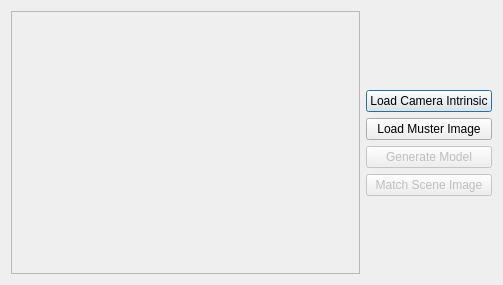
<?xml version="1.0" encoding="UTF-8"?>
<ui version="4.0">
 <class>MainDlg</class>
 <widget class="QDialog" name="MainDlg">
  <property name="geometry">
   <rect>
    <x>0</x>
    <y>0</y>
    <width>503</width>
    <height>285</height>
   </rect>
  </property>
  <property name="windowTitle">
   <string>Book Tracker</string>
  </property>
  <layout class="QVBoxLayout" name="verticalLayout_2">
   <item>
    <layout class="QHBoxLayout" name="horizontalLayout">
     <item>
      <widget class="QFrame" name="frame">
       <property name="sizePolicy">
        <sizepolicy hsizetype="Expanding" vsizetype="Expanding">
         <horstretch>0</horstretch>
         <verstretch>0</verstretch>
        </sizepolicy>
       </property>
       <property name="minimumSize">
        <size>
         <width>320</width>
         <height>240</height>
        </size>
       </property>
       <property name="frameShape">
        <enum>QFrame::StyledPanel</enum>
       </property>
       <property name="frameShadow">
        <enum>QFrame::Raised</enum>
       </property>
      </widget>
     </item>
     <item>
      <layout class="QVBoxLayout" name="verticalLayout">
       <item>
        <spacer name="verticalSpacer_2">
         <property name="orientation">
          <enum>Qt::Vertical</enum>
         </property>
         <property name="sizeHint" stdset="0">
          <size>
           <width>20</width>
           <height>40</height>
          </size>
         </property>
        </spacer>
       </item>
       <item>
        <widget class="QPushButton" name="btnLoadCamInt">
         <property name="text">
          <string>Load Camera Intrinsic</string>
         </property>
        </widget>
       </item>
       <item>
        <widget class="QPushButton" name="btnLoad">
         <property name="text">
          <string>Load Muster Image</string>
         </property>
        </widget>
       </item>
       <item>
        <widget class="QPushButton" name="btnGen">
         <property name="enabled">
          <bool>false</bool>
         </property>
         <property name="text">
          <string>Generate Model</string>
         </property>
        </widget>
       </item>
       <item>
        <widget class="QPushButton" name="btnMatch">
         <property name="enabled">
          <bool>false</bool>
         </property>
         <property name="text">
          <string>Match Scene Image</string>
         </property>
        </widget>
       </item>
       <item>
        <spacer name="verticalSpacer">
         <property name="orientation">
          <enum>Qt::Vertical</enum>
         </property>
         <property name="sizeHint" stdset="0">
          <size>
           <width>20</width>
           <height>40</height>
          </size>
         </property>
        </spacer>
       </item>
      </layout>
     </item>
    </layout>
   </item>
  </layout>
 </widget>
 <layoutdefault spacing="6" margin="11"/>
 <resources/>
 <connections/>
</ui>
